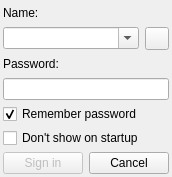
<?xml version="1.0" encoding="UTF-8"?>
<ui version="4.0">
 <class>ProfileLoginDialogClass</class>
 <widget class="QDialog" name="ProfileLoginDialogClass">
  <property name="geometry">
   <rect>
    <x>0</x>
    <y>0</y>
    <width>170</width>
    <height>177</height>
   </rect>
  </property>
  <property name="windowTitle">
   <string>ProfileLoginDialog</string>
  </property>
  <layout class="QGridLayout" name="gridLayout">
   <property name="horizontalSpacing">
    <number>2</number>
   </property>
   <property name="verticalSpacing">
    <number>3</number>
   </property>
   <property name="margin">
    <number>3</number>
   </property>
   <item row="0" column="0">
    <layout class="QVBoxLayout" name="verticalLayout">
     <property name="spacing">
      <number>4</number>
     </property>
     <property name="sizeConstraint">
      <enum>QLayout::SetDefaultConstraint</enum>
     </property>
     <property name="rightMargin">
      <number>0</number>
     </property>
     <item>
      <widget class="QLabel" name="label_2">
       <property name="text">
        <string>Name:</string>
       </property>
      </widget>
     </item>
     <item>
      <layout class="QHBoxLayout" name="horizontalLayout_2">
       <item>
        <widget class="QComboBox" name="nameComboBox">
         <property name="editable">
          <bool>true</bool>
         </property>
        </widget>
       </item>
       <item>
        <widget class="QToolButton" name="deleteButton">
         <property name="text">
          <string/>
         </property>
        </widget>
       </item>
      </layout>
     </item>
     <item>
      <widget class="QLabel" name="label_3">
       <property name="text">
        <string>Password:</string>
       </property>
      </widget>
     </item>
     <item>
      <widget class="QLineEdit" name="passwordEdit">
       <property name="echoMode">
        <enum>QLineEdit::Password</enum>
       </property>
       <property name="alignment">
        <set>Qt::AlignLeading|Qt::AlignLeft|Qt::AlignVCenter</set>
       </property>
      </widget>
     </item>
     <item>
      <widget class="QCheckBox" name="savePasswordBox">
       <property name="text">
        <string>Remember password</string>
       </property>
       <property name="checked">
        <bool>true</bool>
       </property>
      </widget>
     </item>
     <item>
      <widget class="QCheckBox" name="showDialogBox">
       <property name="text">
        <string>Don't show on startup</string>
       </property>
      </widget>
     </item>
     <item>
      <layout class="QHBoxLayout" name="horizontalLayout">
       <item>
        <widget class="QPushButton" name="signButton">
         <property name="enabled">
          <bool>false</bool>
         </property>
         <property name="text">
          <string>Sign in</string>
         </property>
        </widget>
       </item>
       <item>
        <widget class="QPushButton" name="cancelButton">
         <property name="text">
          <string>Cancel</string>
         </property>
        </widget>
       </item>
      </layout>
     </item>
    </layout>
   </item>
  </layout>
 </widget>
 <layoutdefault spacing="6" margin="11"/>
 <resources/>
 <connections>
  <connection>
   <sender>cancelButton</sender>
   <signal>clicked()</signal>
   <receiver>ProfileLoginDialogClass</receiver>
   <slot>reject()</slot>
   <hints>
    <hint type="sourcelabel">
     <x>156</x>
     <y>230</y>
    </hint>
    <hint type="destinationlabel">
     <x>205</x>
     <y>217</y>
    </hint>
   </hints>
  </connection>
 </connections>
</ui>
